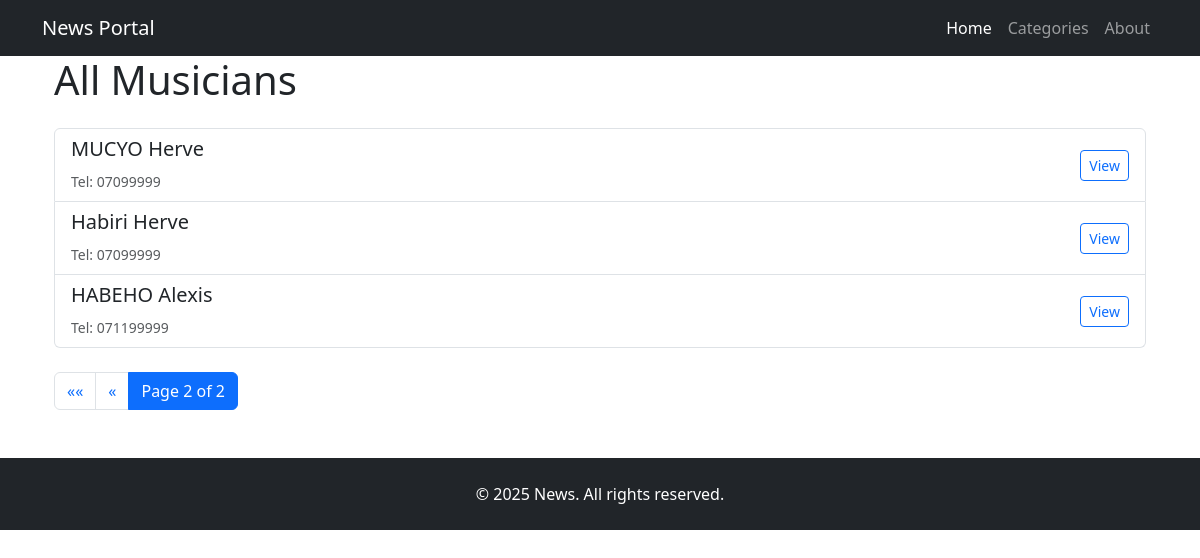
Before: /Bands/musicians/?page=4 with the older database file.
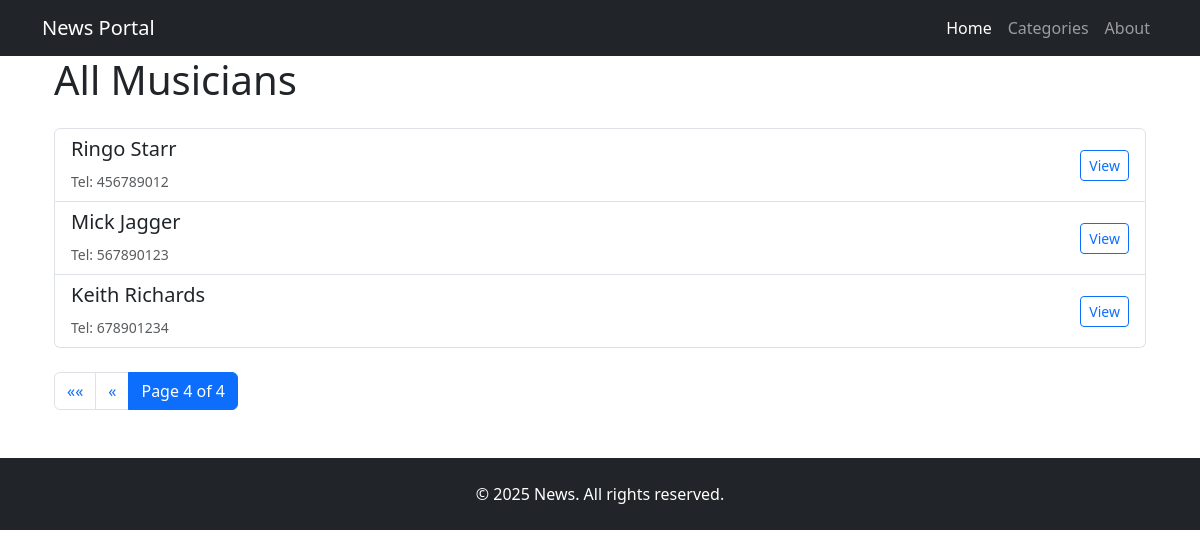
After: the same page with the newer database file.
### Bands/models.py (models this page shows, shortened)
class Musicians(models.Model):
    fullNames = models.CharField(max_length=50)
    telephone = models.CharField(max_length=20)

### Bands/views.py (the view)
# urls.py: path('musicians/', views.all_musicians, name='all_musicians'),
def all_musicians(request):
    musician_list = Musicians.objects.all().only('id', 'fullNames', 'telephone')
    paginator = Paginator(musician_list, 3)
    page_number = request.GET.get('page', 1)
    page_obj = paginator.get_page(page_number)
    return render(request, "all_musician.html", {'page_obj': page_obj})

### templates/all_musician.html (shortened to what this page needs)
{% extends "base.html" %}
{% block content %}
<div class="container musician-list">
    <h1 class="mb-4">All Musicians</h1>
    <div class="list-group mb-4">
        {% for musician in page_obj %}
        <div class="list-group-item">
            <div class="d-flex justify-content-between align-items-center">
                <div>
                    <h5>{{ musician.fullNames }}</h5>
                    <small class="text-muted">Tel: {{ musician.telephone }}</small>
                </div>
                <a href="{% url 'musician_detail' musician.id %}" class="btn btn-sm btn-outline-primary">View</a>
            </div>
        </div>
        {% endfor %}
    </div>
    <nav aria-label="Page navigation">
        <ul class="pagination">
            {% if page_obj.has_previous %}
                <li class="page-item">
                    <a class="page-link" href="?page=1" aria-label="First">
                        <span aria-hidden="true">&laquo;&laquo;</span>
                    </a>
                </li>
                <li class="page-item">
                    <a class="page-link" href="?page={{ page_obj.previous_page_number }}" aria-label="Previous">
                        <span aria-hidden="true">&laquo;</span>
                    </a>
                </li>
            {% endif %}
            <li class="page-item active">
                <span class="page-link">
                    Page {{ page_obj.number }} of {{ page_obj.paginator.num_pages }}
                </span>
            </li>
        </ul>
    </nav>
</div>
{% endblock %}

Changed rows visible on the page:
no longer on this page (row unchanged): Musicians: fullNames "MUCYO Herve", telephone "07099999"
no longer on this page (row unchanged): Musicians: fullNames "Habiri Herve", telephone "07099999"
no longer on this page (row unchanged): Musicians: fullNames "HABEHO Alexis", telephone "071199999"
added Musicians: fullNames "Ringo Starr", telephone "456789012"
added Musicians: fullNames "Mick Jagger", telephone "567890123"
added Musicians: fullNames "Keith Richards", telephone "678901234"
Other visible differences:
{{ page_obj.number }}: "2" → "4"
{{ page_obj.paginator.num_pages }}: "2" → "4"
